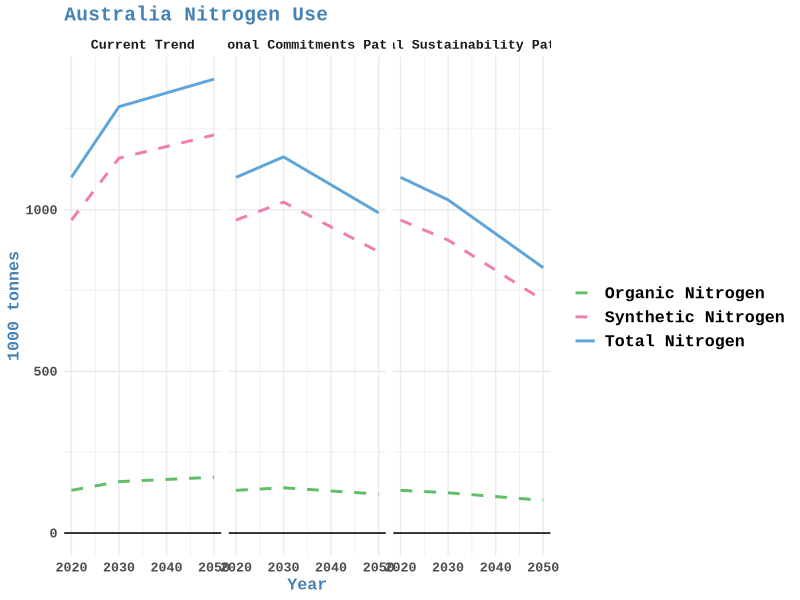
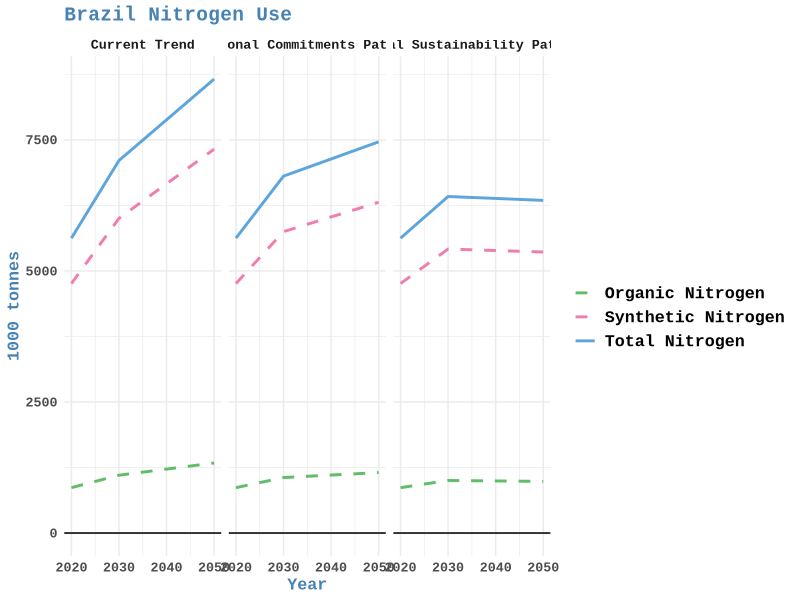
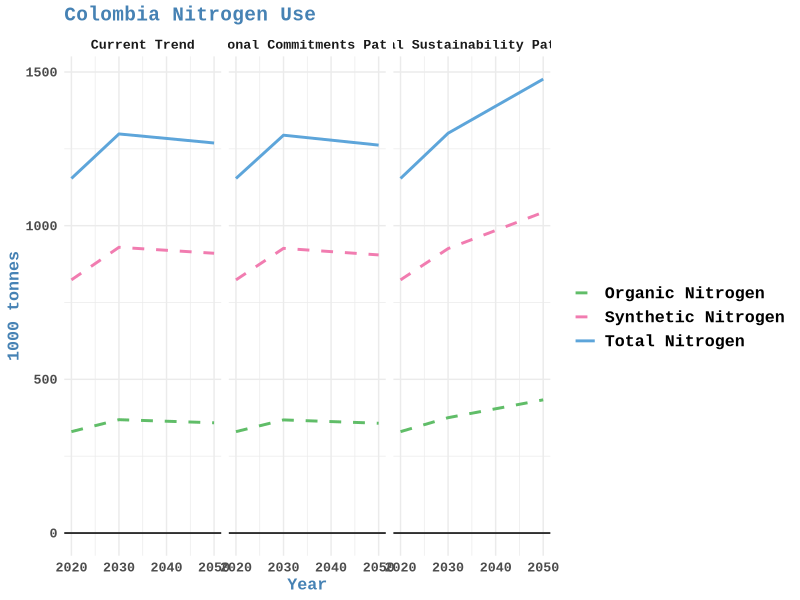
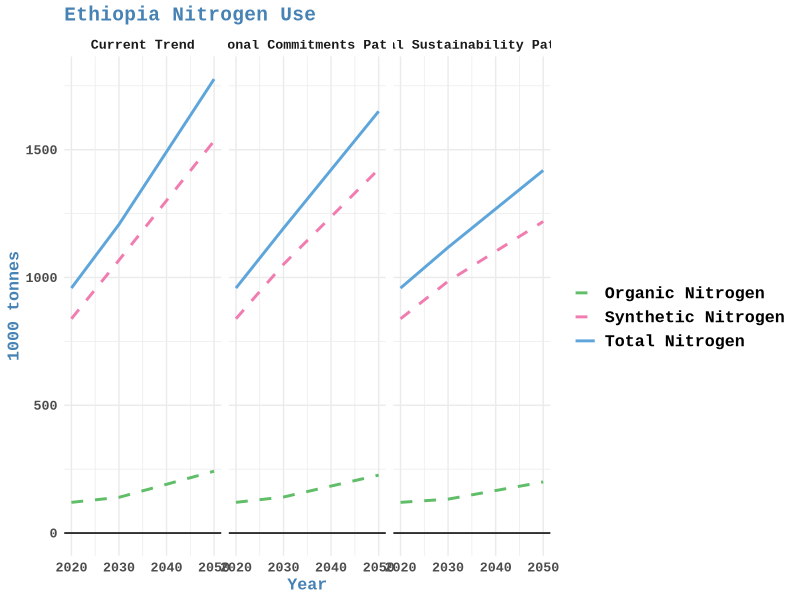
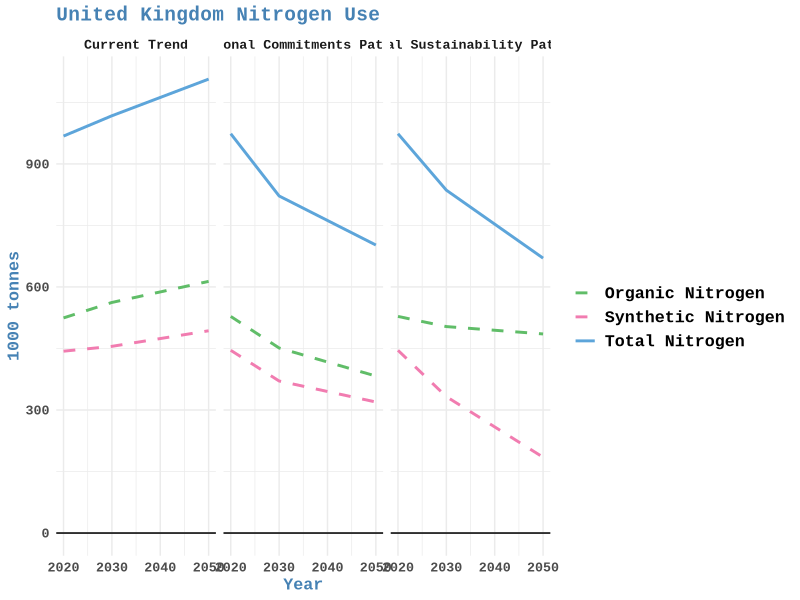

Write the R code that produced these figures, in order.
# Libraries ---------------------------------------------------------------
library(here)
library(dplyr)
library(readr)
library(readxl)
library(conflicted)
library(readxl)
library(ggplot2)
conflict_prefer("filter", "dplyr")

here()

#Data ---------------------------------------------------------------
nitrogen<- read_csv(here("data", "20240319_extracted_indicator.csv")) %>% 
  rename(alpha3 = country, Year = year) %>% 
  filter(iteration == "5") %>%
  mutate(pathway = recode(pathway, "NationalCommitment" = "NationalCommitments")) %>% 
  filter(Year %in% c("2020", "2030", "2050"))%>% 
  filter (alpha3 %in% c("AUS", "BRA", "COL", "ETH", "GBR")) %>% 
  select(alpha3, Year, pathway, calcn_org, calcn_synth) %>% 
  mutate(TotalN = calcn_org + calcn_synth)


nitrogen$pathway <- factor(nitrogen$pathway, levels = c("CurrentTrends", "NationalCommitments", "GlobalSustainability"))

countries <- c("AUS", "BRA", "COL", "ETH", "GBR")
countries_labels <-c(
  "AUS" = "Australia",
  "BRA" = "Brazil",
  "COL" = "Colombia",
  "ETH" = "Ethiopia",
  "GBR" = "United Kingdom")


for (country in countries) {
  # Subset data for the specific country
  country_data <- subset(nitrogen, alpha3 == country)
  
  # Create ggplot for the specific country
  p_pathway <- ggplot(country_data, aes(x = Year)) +
    geom_line(aes(y = calcn_org, color = "Organic Nitrogen"), size = 1.0, linetype = "dashed") +
    geom_line(aes(y = calcn_synth, color = "Synthetic Nitrogen"), size = 1.0, linetype = "dashed") +
    geom_line(aes(y = TotalN, color = "Total Nitrogen"), size = 1.0, linetype = "solid") +
    geom_hline(yintercept = 0, linetype = "solid") +
    # ggtitle(paste(countries_labels, ": Nitrogen Use")) +
    facet_grid(. ~ pathway, scales = "free_y",
               labeller = labeller(pathway = c("CurrentTrends" = "Current Trend",
                                               "NationalCommitments" = "National Commitments Pathway",
                                               "GlobalSustainability" = "Global Sustainability Pathway"))) +
    scale_color_manual(values = c("Total Nitrogen" = "#5DA5DA", "Organic Nitrogen" = "#60BD68", "Synthetic Nitrogen" = "#F17CB0"),
                       name = "") +
    labs(
      title = paste(countries_labels[country], "Nitrogen Use"),
      x = "Year",
      y = "1000 tonnes"
    ) +
    # scale_y_continuous(breaks = seq(0, max(country_data$TotalN + 100), 100)) +
    theme_minimal() +
    theme(
      text = element_text(family = "Courier New", color = "black", size = 12, face = "bold"),
      legend.title = element_text(family = "Courier New", color = "steelblue", size = 12),
      legend.text = element_text(family = "Courier New", size = 12),
      plot.title = element_text(color = "steelblue", size = 14, face = "bold"),
      axis.title.x = element_text(color = "steelblue", size = 12),
      axis.title.y = element_text(color = "steelblue", size = 12)
    )
  
  # Save the plot as a TIFF file
  tiff(here("output", "figures", country, paste0(gsub("-", "", Sys.Date()), "_", "Nitrogen_pathway.tiff")),
       units = "in", height = 5, width = 14, res = 300)
  print(p_pathway)
  dev.off()
}
